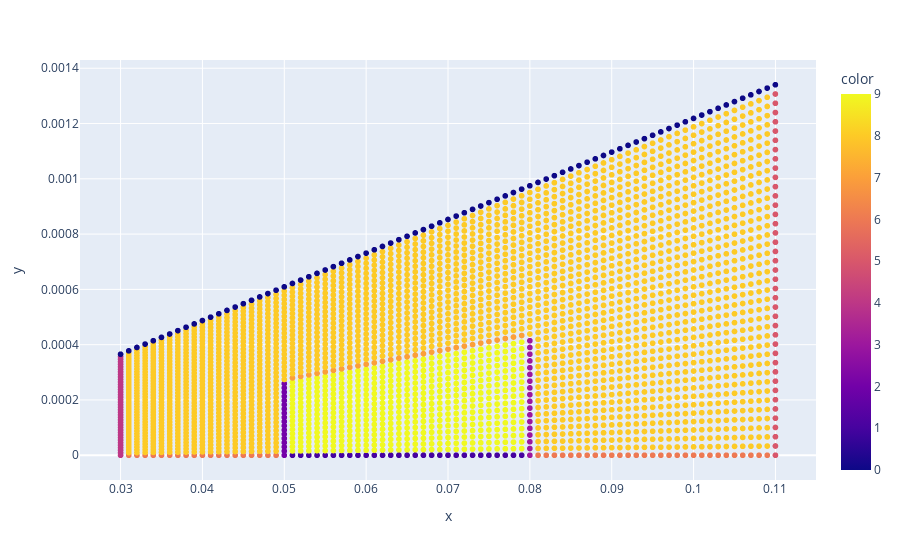

Notebook code cell kept with this figure:
### Code cell
import numpy as np 
from coeficients import *
from liebmann import *
from cria_malha import *
from plots import *


def function(M, i, j):
    '''
    função que retorna o resultado para V{i,j} com base em seus termos adjacentes.
    '''
    coef = compute_inside(sigma=3, deltaPhi=1, deltaR=2, R=1)
    adjacentes = np.array([M[i-1,j], M[i+1,j], M[i,j-1], M[i,j+1]]).reshape(4,1)

    print(f"COEF: {coef}")
    print(f"ADJ: {adjacentes}")

    return coef @ adjacentes

def verifica_condicao(i, j, dr, dtheta):
    #verifica em qual condicao esta o ponto i, j da malha
    raio = i*dr + min(props_geo['R_A'])
    theta = np.rad2deg(j*dtheta + min(props_geo['Theta_A']))

    print(f"Raio = {raio}, Theta = {theta}")

    if(theta >= 40): 
        print("Borda superior do material A")

        return 0 
    
    elif(theta == 0):
        if(0.05 < raio < 0.08):
            print("borda inferior do material B")

            return 1 #falta

        elif(raio == 0.05):
            print("borda esquerda do material B")

            return 2 
        elif(raio == 0.08):
            print("borda direita do material B")

            return 3 #falta
        elif(raio == 0.03):
            print("borda esquerda do material A")

            return 4 #ajuste 
        elif(raio == 0.11):
            print("borda direita do material A")

            return 5 #ajuste 
        else:
            print("borda inferior do material A")

            return 6 #falta

    
    elif(theta == 18):
        if(0.05 < raio < 0.08):
            print("borda superior do material B")

            return 7 #AB byPhi
            
        if(raio == 0.11):
            print("borda direita do material A")

            return 5

        elif(raio == 0.03):
            print("borda esquerda do material A")

            return 4
        else:
            print("interior do material A")

            return 8 #interior A

    elif(theta > 18):

        if(raio == 0.11):
            print("borda direita do material A")

            return 5

        elif(raio == 0.03):
            print("borda esquerda do material A")

            return 4

        else:
            print("interior do material A")

            return 8 

    else:
        if(0.05 < raio < 0.08):
            print("interior do material B")

            return 9 #interior B 
        elif(raio == 0.05):
            print("borda esquerda do material B")

            return 2
        elif(raio == 0.08):
            print("borda direita do material B")

            return 3
        elif(raio == 0.03):
            print("borda esquerda do material A")

            return 4 
        elif(raio == 0.11):
            print("borda direita do material A")

            return 5
        else:
            print("interior do material A")

            return 8

if __name__ == "__main__":
    dr = 0.001
    dtheta = np.deg2rad(1)
    M = cria_malha(dr, dtheta)

    for i in range(M.shape[0]):
        for j in range(M.shape[1]):
            M[i,j]=verifica_condicao(i,j, dr, dtheta)

    import seaborn as sns
    import matplotlib.pyplot as plt
    sns.color_palette("tab10")
    cria_plot(M, dr, dtheta)

### Figure 1 — Plotly figure (JSON) as saved in the notebook; plotly's stock layout.template omitted (floating-point values rounded to 4 significant figures; data arrays with more than 128 entries replaced by an {"elided": "..."} marker saying what was removed)
{"data": [{"hovertemplate": "x=%{x}<br>y=%{y}<br>color=%{marker.color}<extra></extra>", "legendgroup": "", "marker": {"color": {"elided": "3321 int values"}, "coloraxis": "coloraxis", "symbol": "circle"}, "mode": "markers", "name": "", "showlegend": false, "type": "scattergl", "x": {"elided": "3321 float values"}, "xaxis": "x", "y": {"elided": "3321 float values"}, "yaxis": "y"}], "layout": {"coloraxis": {"colorbar": {"title": {"text": "color"}}, "colorscale": [[0, "#0d0887"], [0.1111, "#46039f"], [0.2222, "#7201a8"], [0.3333, "#9c179e"], [0.4444, "#bd3786"], [0.5556, "#d8576b"], [0.6667, "#ed7953"], [0.7778, "#fb9f3a"], [0.8889, "#fdca26"], [1, "#f0f921"]]}, "legend": {"tracegroupgap": 0}, "margin": {"t": 60}, "xaxis": {"anchor": "y", "domain": [0, 1], "title": {"text": "x"}}, "yaxis": {"anchor": "x", "domain": [0, 1], "title": {"text": "y"}}}}
